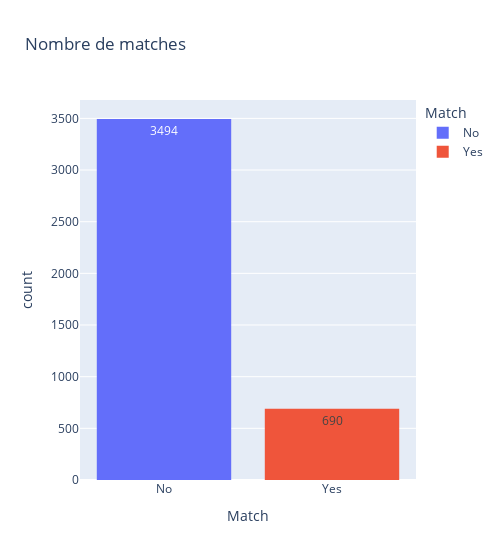

Notebook cell for this chart:
### Code cell
fig = px.histogram(df_date, x='Match', color='Match', width=500, text_auto=True, title='Nombre de matches')
fig.show()

### Figure 1 — Plotly figure (JSON) as saved in the notebook; plotly's stock layout.template omitted (floating-point values rounded to 4 significant figures; data arrays with more than 128 entries replaced by an {"elided": "..."} marker saying what was removed)
{"data": [{"alignmentgroup": "True", "bingroup": "x", "hovertemplate": "Match=%{x}<br>count=%{y}<extra></extra>", "legendgroup": "No", "marker": {"color": "#636efa", "pattern": {"shape": ""}}, "name": "No", "offsetgroup": "No", "orientation": "v", "showlegend": true, "texttemplate": "%{value}", "type": "histogram", "x": {"elided": "3494 str values"}, "xaxis": "x", "yaxis": "y"}, {"alignmentgroup": "True", "bingroup": "x", "hovertemplate": "Match=%{x}<br>count=%{y}<extra></extra>", "legendgroup": "Yes", "marker": {"color": "#EF553B", "pattern": {"shape": ""}}, "name": "Yes", "offsetgroup": "Yes", "orientation": "v", "showlegend": true, "texttemplate": "%{value}", "type": "histogram", "x": {"elided": "690 str values"}, "xaxis": "x", "yaxis": "y"}], "layout": {"barmode": "relative", "legend": {"title": {"text": "Match"}, "tracegroupgap": 0}, "title": {"text": "Nombre de matches"}, "width": 500, "xaxis": {"anchor": "y", "categoryarray": ["No", "Yes"], "categoryorder": "array", "domain": [0, 1], "title": {"text": "Match"}}, "yaxis": {"anchor": "x", "domain": [0, 1], "title": {"text": "count"}}}}
